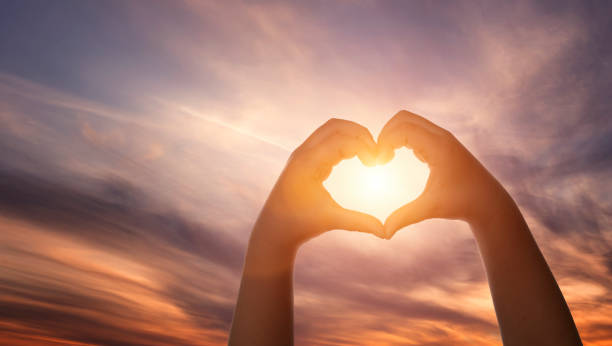
#> input picture a.jpg, 612 x 346 px
$ jupyter execute 'TASK 4 SUMMER-INTERN.ipynb'
#> lines starting #> are read from the running program, lines starting #| are printed output that depends on the picture; after the words box and inside, x2 and y2 are one past the last pixel; in counts of white or black regions, pixels touching at a corner belong together
# TASK 4.1

[cell 1]
import cv2
import numpy as np

#uint8 is an unsigned 8-bit integer that can represent values 0.. 255. int on the other hand is usually a 32-bit signed integer. #When you create array using dtype=int, each element in that aray takes 4 bytes. OpenCV apparently expect array to be made of 8-#bit tuples representing red, green and blue.

[cell 2]
img = np.zeros((100,256),dtype=np.uint8)
for i in range(img.shape[1]):
    for j in range(img.shape[0]):
        img[j,i]=i

[cell 3]
cv2.imshow('a',img)
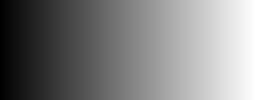
#> window 'a': shape (100, 256); min 0, max 255, mean 127.5
cv2.waitKey(0)
cv2.destroyAllWindows()

# Task 4.2

[cell 4]
import cv2
import numpy as np

[cell 5]
photo1=cv2.imread('a.jpg')
#> photo1 is the input picture: shape (346, 612, 3); mean B, G, R 108.6, 122, 167.6
photo1=cv2.cvtColor(photo1,cv2.COLOR_BGR2GRAY)
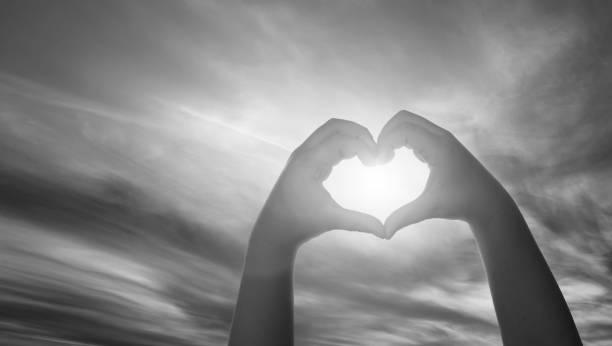
#> photo1: shape (346, 612); min 8, max 255, mean 134.1

[cell 6]
cv2.imshow('pic1',photo1)
cv2.waitKey()
cv2.destroyAllWindows()

[cell 7]
photo2=cv2.imread('b.jpg')
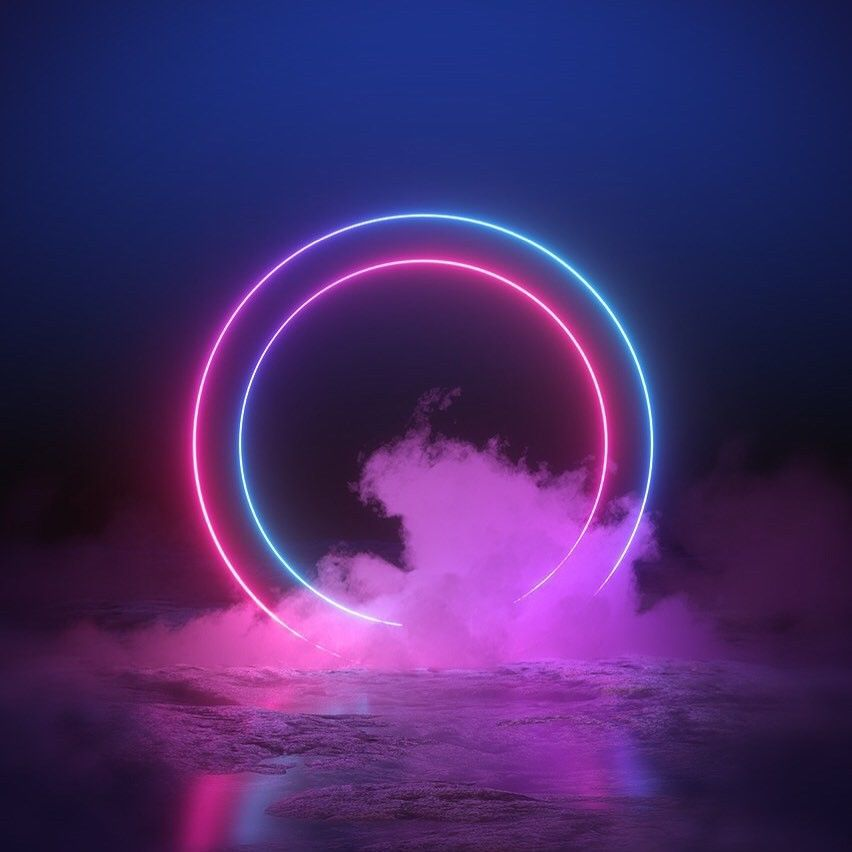
#> input picture b.jpg, 852 x 852 px
#> photo2 is the input picture: shape (852, 852, 3); mean B, G, R 105.4, 42.3, 69.4
photo2=cv2.cvtColor(photo2,cv2.COLOR_BGR2GRAY)
#> photo2: shape (852, 852)

[cell 8]
cv2.imshow('pic2',photo2)
cv2.waitKey()
cv2.destroyAllWindows()

[cell 9]
photo1.shape
#> Out = (346, 612)

[cell 10]
photo2.shape
#> Out = (852, 852)

[cell 11]
a_crop=photo1[50:200,100:300]
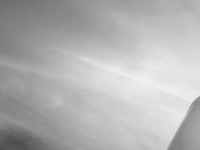
#> a_crop: shape (150, 200); min 75, max 243, mean 178.5

[cell 12]
cv2.imshow('pic1_crop',a_crop)
cv2.waitKey()
cv2.destroyAllWindows()

[cell 13]
b_crop=photo2[200:346,100:300]
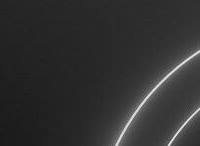
#> b_crop: shape (146, 200); min 26, max 232, mean 49

[cell 14]
cv2.imshow('pic2_crop',b_crop)
cv2.waitKey()
cv2.destroyAllWindows()

[cell 15]
photo2[50:200,100:300]=a_crop
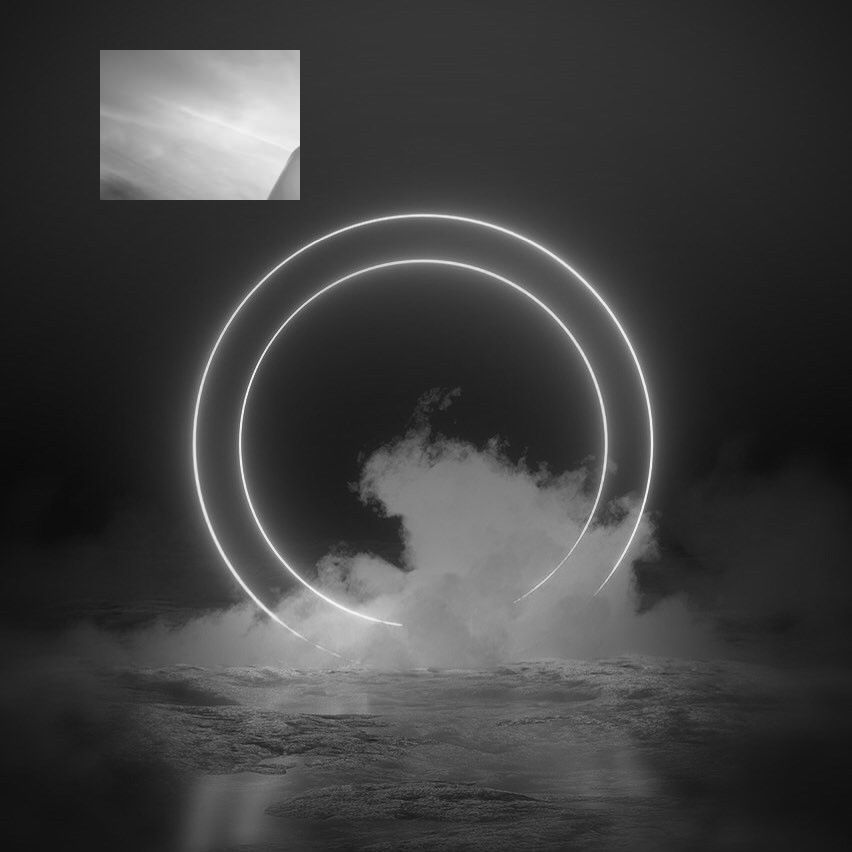
#> photo2: shape (852, 852); min 10, max 251, mean 63.1

[cell 16]
cv2.imshow('pic2_final',photo2)
cv2.waitKey()
cv2.destroyAllWindows()

[cell 17]
photo1[200:346,100:300]=b_crop
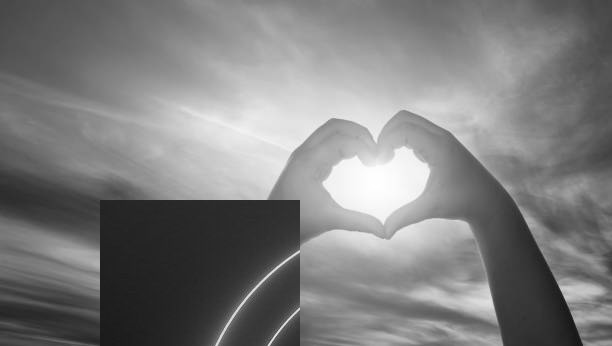
#> photo1: shape (346, 612); 13.71% of pixels changed, all inside (x1, y1, x2, y2) = (100, 200, 300, 346)

[cell 18]
cv2.imshow('pic1_final',photo1)
cv2.waitKey()
cv2.destroyAllWindows()

# Task 4.3

[cell 19]
import cv2
import numpy as np

photo1=cv2.imread('a.jpg')
photo1=cv2.cvtColor(photo1,cv2.COLOR_BGR2GRAY)

[cell 20]
photo1=cv2.imread('a.jpg')
photo1=cv2.cvtColor(photo1,cv2.COLOR_BGR2GRAY)

[cell 21]
cv2.imshow('pic1',photo1)
cv2.waitKey()
cv2.destroyAllWindows()

[cell 22]
photo2=cv2.imread('b.jpg')
photo2=cv2.cvtColor(photo2,cv2.COLOR_BGR2GRAY)

[cell 23]
cv2.imshow('pic2',photo2)
cv2.waitKey()
cv2.destroyAllWindows()

[cell 24]
photo1.shape
#> Out = (346, 612)

[cell 25]
photo2.shape
#> Out = (852, 852)

[cell 26]
photo1_crop=photo1[0:300,0:600]
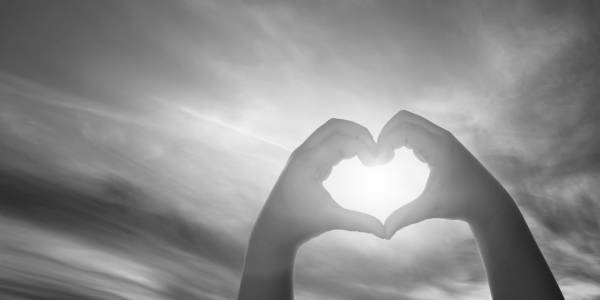
#> photo1_crop: shape (300, 600); min 13, max 255, mean 140.7

[cell 27]
photo2_crop=photo2[0:300,0:600]
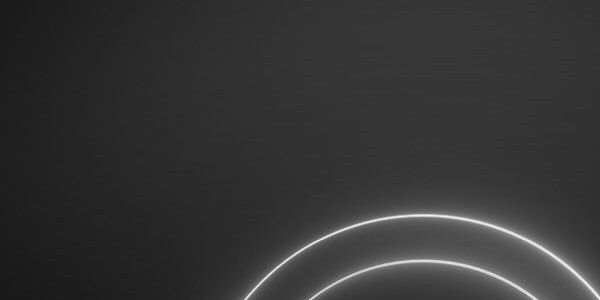
#> photo2_crop: shape (300, 600); min 24, max 243, mean 52.6

[cell 28]
photo_collage=np.concatenate((photo1_crop,photo2_crop),axis=1)
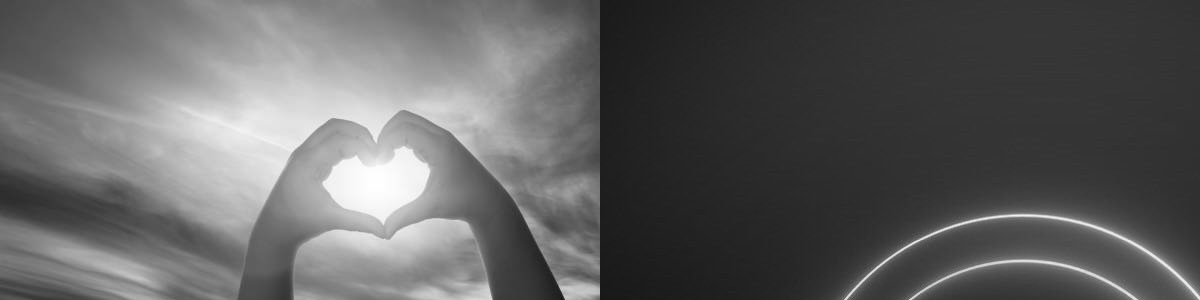
#> photo_collage: shape (300, 1200); min 13, max 255, mean 96.7
